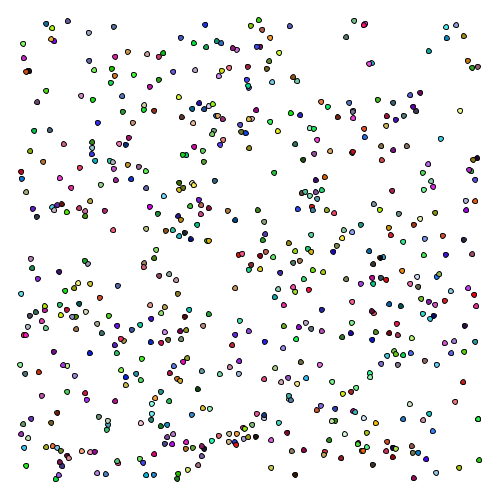
Frame 1 (no input)
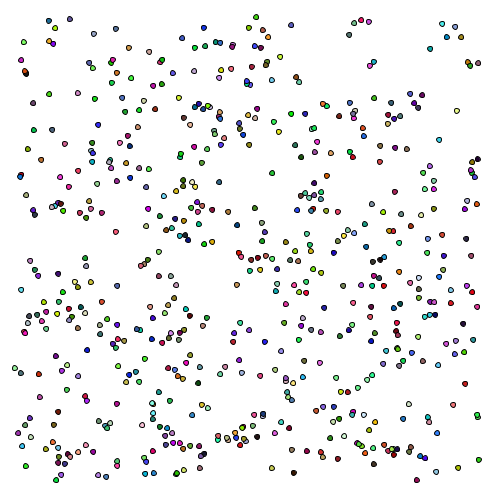
Frame 60 (the mouse pressed at the canvas centre just before this capture)
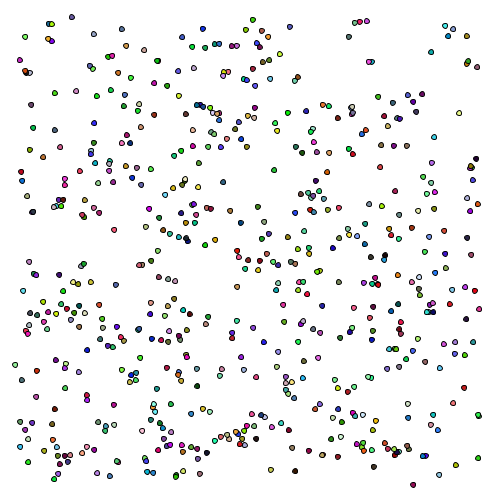
Frame 120 (the mouse held since frame 60 and released just before this capture)

The Processing sketch that drew these frames (run headless with seeded random() and noise(); from frame 60 on, the mouse is pressed at the canvas centre):

// Processing sketch: processing_168907
// ── processing_168907.pde

Cell[] myCells = new Cell[599];
//Creating an array of the Cell class
//Increasing the number of cells using the bracketed value
Cell myCell;
//Type of class 'Cell' and assign a name for the 'Cell', as a variable
//User-defined class in place of usual e.g. integer, float etc

void setup(){
  size(500,500);
  for(int i=0; i<myCells.length; i++){
    myCells[i] = new Cell();
  }
}

void draw(){
  background(255);
  for(int i=0; i<myCells.length; i++){
    myCells[i].display();
    myCells[i].update();
  }
}
//CLASS
class Cell{
  //defining what a 'Cell' is, to allow us to use this multiple times in the simulation
  float xlocation;
  float ylocation;
  float dia;
  //diameter variable
  boolean isseed;
  //is the seed frozen, as a 'seed'
  float cellred, cellgreen, cellblue;
  float lineweight;
  
  //all the variables in the cell to change its behaviour and appearance
  
  //CONSTRUCTOR
  Cell(){
    xlocation = random(20,480);
    ylocation = random(20,480);
    dia = 5;
    isseed = false;
    cellred = random(0,255);
    cellgreen = random(0,255);
    cellblue = random(0,255);
    lineweight = 0.5;
    //initialisation of the different values for the cell's variables
  }

  //FUNCTION
  void display(){
  stroke(lineweight);
  fill(cellred,cellgreen,cellblue);
  ellipse(xlocation,ylocation,dia,dia);
 }
 
 void update(){
   xlocation = xlocation+random(-0.5,0.5);
   ylocation = ylocation+random(-0.5,0.5);
 }
 
 void randomcol(){
   fill(cellred,cellgreen,cellblue);
 }
 
}
